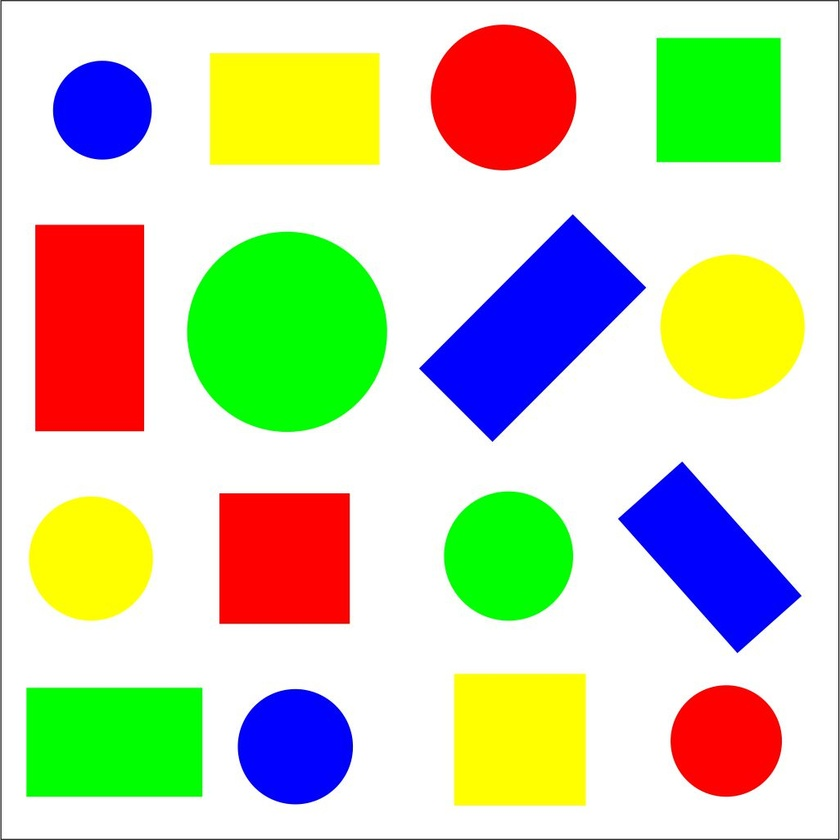
#> input picture data/pictures/tp/6.jpg, 840 x 840 px, shrunk from 1026 x 1025 before the run, given in place of t1.png, which was not available
$ python picture.py
#> lines starting #> are read from the running program, lines starting #| are printed output that depends on the picture
import cv2
import numpy as np

# Load the original image
img = cv2.imread('t1.png')
#> img is the input picture: shape (840, 840, 3); mean B, G, R 177.5, 209.4, 204.3

# Prompt user to input the number of rows and columns
rows = int(input("Enter the number of rows: "))
#> the answer given: 3
cols = int(input("Enter the number of columns: "))
#> the answer given: 3

# Calculate the height and width of each sub-image
sub_img_height, sub_img_width = img.shape[0] // rows, img.shape[1] // cols
#> sub_img_height = 280; sub_img_width = 280

# Loop through each row and column to extract small rectangles
for i in range(rows):
    for j in range(cols):
        top_left_y, top_left_x, bottom_right_y, bottom_right_x = i * sub_img_height, j * sub_img_width, (i + 1) * sub_img_height, (j + 1) * sub_img_width

        region = img[top_left_y:bottom_right_y, top_left_x:bottom_right_x]

        cv2.imwrite(f'region_{i}_{j}.jpg', region)
#> this loop made 3 passes
#> pass 1, `cv2.imwrite(f'region_{i}_{j}.jpg', region)`:
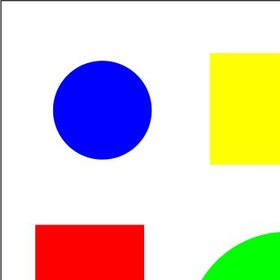
#> saved as region_0_0.jpg: shape (280, 280, 3); mean B, G, R 199.2, 208.5, 219.4
#> pass 1, `cv2.imwrite(f'region_{i}_{j}.jpg', region)`:
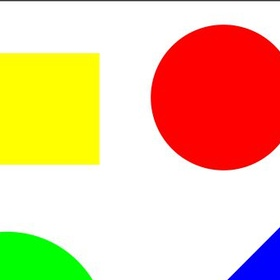
#> saved as region_0_1.jpg: shape (280, 280, 3); mean B, G, R 156.6, 198.6, 238
#> pass 1, `cv2.imwrite(f'region_{i}_{j}.jpg', region)`:
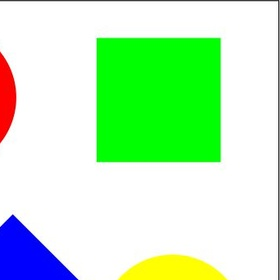
#> saved as region_0_2.jpg: shape (280, 280, 3); mean B, G, R 193.2, 239.9, 193.2
#> pass 2, `cv2.imwrite(f'region_{i}_{j}.jpg', region)`:
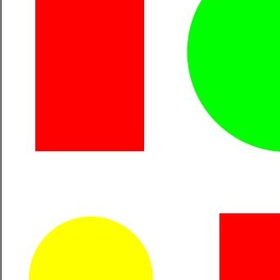
#> saved as region_1_0.jpg: shape (280, 280, 3); mean B, G, R 129.1, 187.1, 214.8

$ run again, on data/pictures/tp/8.jpg
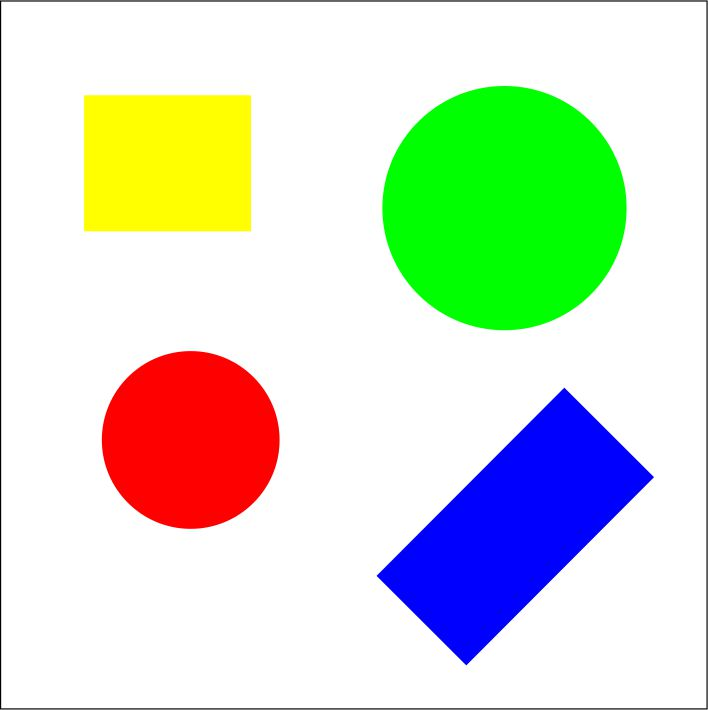
#> input picture data/pictures/tp/8.jpg, 708 x 710 px, given in place of t1.png, which was not available
#> img is the input picture: shape (710, 708, 3); mean B, G, R 205.2, 223.5, 212.2
#> the loop `for i in range(rows):` made 3 passes
#> pass 1, `cv2.imwrite(f'region_{i}_{j}.jpg', region)`:
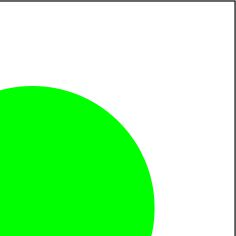
#> saved as region_0_2.jpg: shape (236, 236, 3); mean B, G, R 161.5, 252.2, 161.2
#> pass 2, `cv2.imwrite(f'region_{i}_{j}.jpg', region)`:
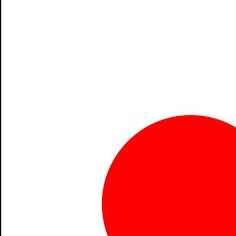
#> saved as region_1_0.jpg: shape (236, 236, 3); mean B, G, R 188.3, 188.3, 253
